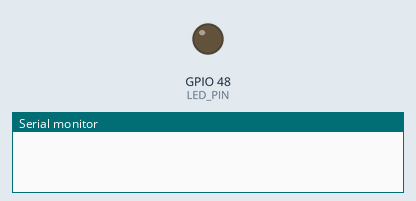
This sketch was run on a simulated ESP32-S3. Parts: output pins drawn as LEDs (lit = HIGH), the last lines printed to the serial monitor.

Above: at 0.0 s.
At 1.25 s:
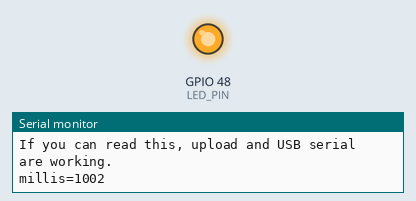
At 38.78 s:
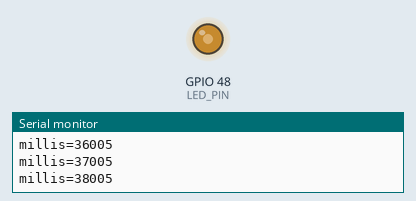
Timing chart, 0 to 40.0 s (numbered marks = the images above):
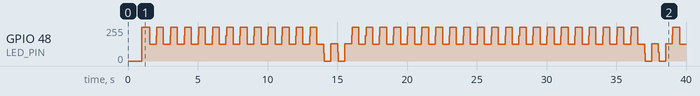

The sketch:

esp32_s3_smoke_test.ino
```cpp
/*
  ESP32-S3 upload smoke test.

  Use this before the fish finder stabilizer sketch. It does not need the
  servo, joystick, or MPU6050 connected. It only proves that Arduino IDE can
  compile, upload, reset the board, and open serial telemetry.
*/

#include <Arduino.h>

#ifndef LED_BUILTIN
const int LED_PIN = -1;
#else
const int LED_PIN = LED_BUILTIN;
#endif

unsigned long lastPrintMs = 0;
bool ledState = false;

void setup() {
  Serial.begin(115200);
  delay(1000);

  if (LED_PIN >= 0) {
    pinMode(LED_PIN, OUTPUT);
  }

  Serial.println();
  Serial.println("ESP32-S3 smoke test started.");
  Serial.println("If you can read this, upload and USB serial are working.");
}

void loop() {
  unsigned long now = millis();

  if (LED_PIN >= 0 && now - lastPrintMs >= 500) {
    ledState = !ledState;
    digitalWrite(LED_PIN, ledState ? HIGH : LOW);
  }

  if (now - lastPrintMs >= 1000) {
    lastPrintMs = now;
    Serial.print("millis=");
    Serial.println(now);
  }
}
```
